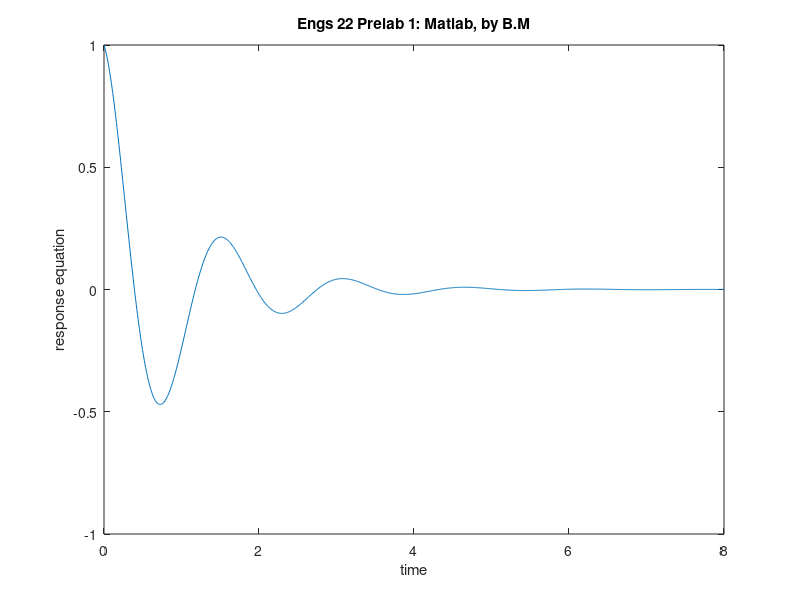

Recreate this plot in MATLAB.
%% ENGS 22; Lab 1 - Matlab Prelab
% Calculate and plot a decaying sinusoid
% Sep 17th, 2024
% Bob B Moriasi

close all
clear
clc

%% Setup Constants
% create a time array that is 1000 points from 0 to 8
time = linspace(0, 8, 1000);

% constants for equation
T=1;        % time constant (s)
wd=4;       % damped natural frequency (rads/s)
A=1;        % amplitude (unites not specified)
P=pi/2;     % phase shift (radians)

%% Calculate & Plot
% calculate equation, using the array 'time ' as the independent variable
eqn = A * exp(-time / T) .* sin(wd * time + P);
plot(time, eqn);

% add info to your plot 
title("Engs 22 Prelab 1: Matlab, by B.M");
xlabel("time");
ylabel("response equation");